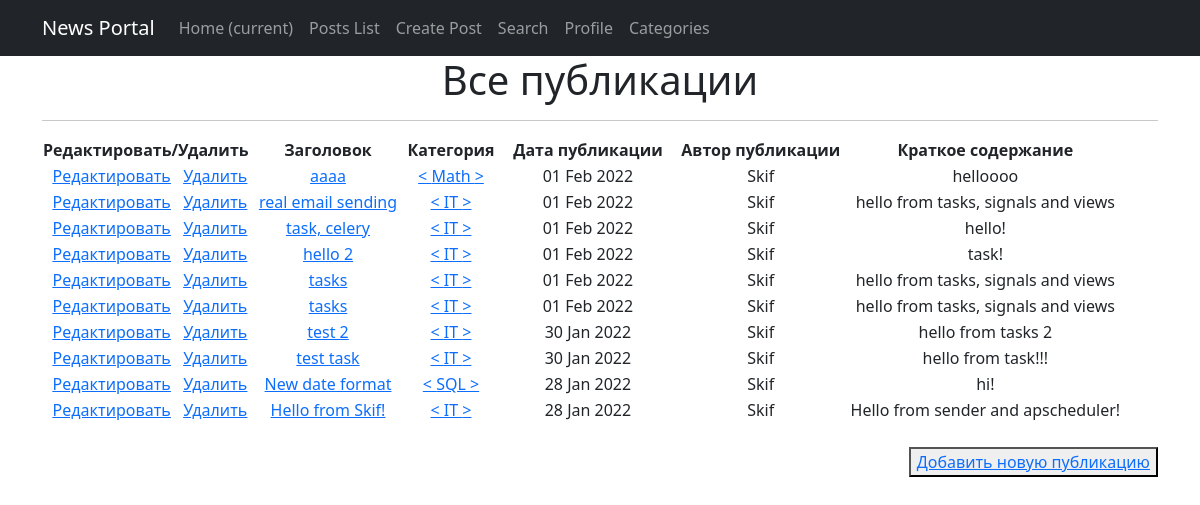
The app's page /posts/, older data.
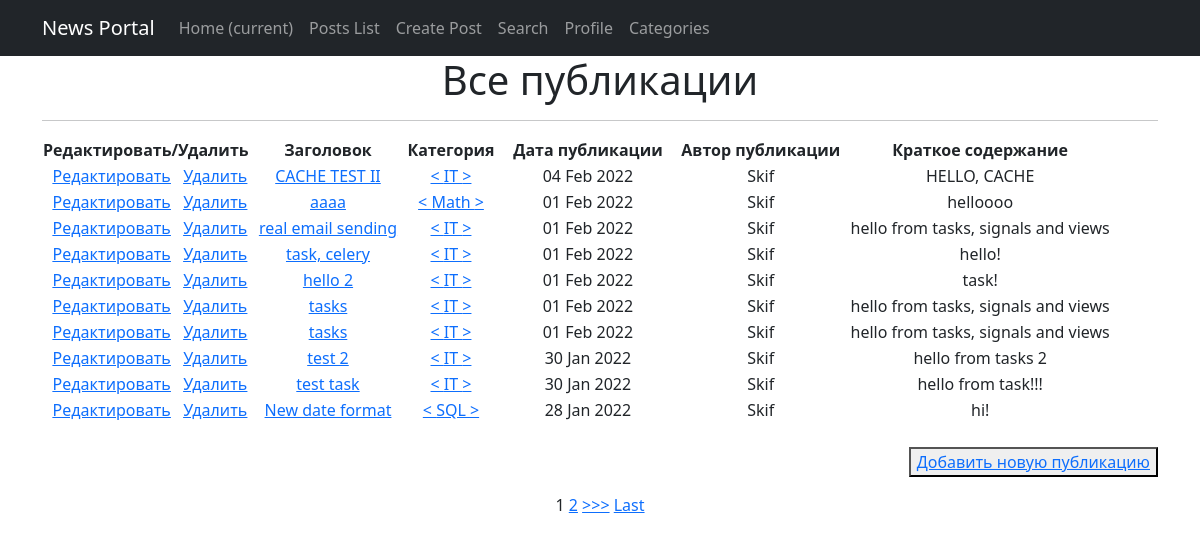
The same page, newer data.
### news/models.py (models this page shows, shortened)
class Post(models.Model):
    article = 'AR'
    news = 'NW'
    kind = [
        (article, 'Статья'),
        (news, 'Новость')
    ]
    author = models.ForeignKey(Author, on_delete=models.CASCADE)
    view = models.CharField(max_length=2, choices=kind, default=article)
    time_of_creation = models.DateTimeField(auto_now_add=True)
    post_category = models.ForeignKey(Category, on_delete=models.CASCADE, verbose_name='Категория(category)')
    title = models.CharField(max_length=128)
    text = models.TextField()
    post_rating = models.IntegerField(default=0)
    class Meta:
        verbose_name = 'Публикация'
        verbose_name_plural = 'Публикации'

class Category(models.Model):
    name = models.CharField(max_length=64, unique=True)
    subscribers = models.ManyToManyField(User, through='CategorySubscribers')
    class Meta:
        verbose_name = 'Категория'
        verbose_name_plural = 'Категории'
    def __str__(self):
        return f'{self.name}'

class Author(models.Model):
    author_user = models.OneToOneField(User, on_delete=models.CASCADE)
    author_rating = models.IntegerField(default=0)
    class Meta:
        verbose_name = 'Автор'
        verbose_name_plural = 'Авторы'
    def __str__(self):
        return f'{self.author_user}'

### news/views.py (the view)
# urls.py: path('', cache_page(60)(PostList.as_view()), name='posts'),  # т. к. сам по себе это класс,
class PostList(ListView):
    model = Post
    template_name = 'news/posts.html'
    context_object_name = 'posts'
    ordering = ['-id']  # задаем последовательность отображения по id
    paginate_by = 10  # задаем кол-во отображаемых объектов на странице

### news/templatetags/custom_filters.py (called while the page is built)
@register.filter(name='censor')
def censor(value):
    censor_list = ['мат']
    text = value.split()
    for word in text:
        if word.lower() in censor_list:
            value = value.replace(word, '[CENSORED]')
    return value

### templates/news/posts.html (shortened to what this page needs)
{% extends 'default.html' %}
{% load custom_filters %}
{% block content %}
  <h1>Все публикации</h1>
  <hr>
  {% if posts %}
      <table>
          <tr>
              <td>
                  <b> Редактировать/Удалить &nbsp  </b>
              </td>
              <td>
                  <b> &nbsp Заголовок &nbsp </b>
              </td>
              <td>
                  <b> &nbsp Категория &nbsp </b>
              </td>
              <td>
                  <b> &nbsp Дата публикации &nbsp </b>
              </td>
              <td>
                  <b> &nbsp Автор публикации &nbsp </b>
              </td>
              <td>
                  <b> &nbsp Краткое содержание &nbsp </b>
              </td>
          </tr>
      {% for post in posts %}
          <tr>
              <td>
                  <a href="{% url 'post_update' post.id %}"><u>Редактировать</u></a>  &nbsp
                  <a href="{% url 'post_delete' post.id %}"><u>Удалить</u></a>
              </td>
              <td>
                  <a href="{% url 'post_detail' post.id %}">{{ post.title|censor }}</a>
              </td>
              <td>
                  <a href="{% url 'category_subscription' post.post_category.id %}"> < {{ post.post_category }} > </a>
              </td>
              <td>
                  {{ post.time_of_creation|date:'d M Y'}}
              </td>
              <td>
                  {{ post.author }}
              </td>
              <td>
                  {{ post.text|truncatechars:50|censor }}
              </td>
          </tr>
      {% endfor %}
      </table>
      <br>
      <p align="right">
          <button><a href="{% url 'post_add' %}">Добавить новую публикацию</a></button> <br>
      </p>
      {% if is_paginated %}
          {% for num in page_obj.paginator.page_range %}
              {% if page_obj.number == num %}
                  <a>{{ num }}</a>
              {% elif num > page_obj.number|add:'-3' and num < page_obj.number|add:'3' %}
                  <a href="?page={{ num }}">{{ num }}</a>
              {% endif %}
          {% endfor %}
          {% if page_obj.has_next %}
              <a href="?page={{ page_obj.next_page_number }}">>>></a>
              <a href="?page={{ page_obj.paginator.num_pages }}">Last</a>
          {% endif %}
      {% endif %}
  {% else %}
      <h2>Публикаций нет!</h2>
  {% endif %}
{% endblock content %}

Row changes from the older to the newer data that the page shows:
no longer on this page (row unchanged): Post: title|censor "Hello from Skif!", post_category "IT", time_of_creation "28 Jan 2022", author "Skif", text|censor "Hello from sender and apscheduler!"
added Post: title|censor "CACHE TEST II", post_category "IT", time_of_creation "04 Feb 2022", author "Skif", text|censor "HELLO, CACHE"
Text that changed along with them:
new list line: "1"
new list line: "2"
text now shown: ">>> Last"
